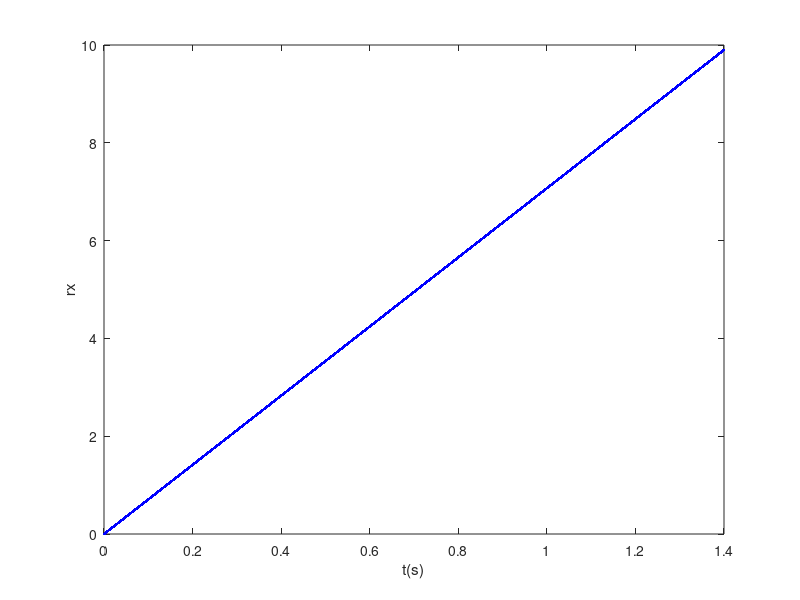
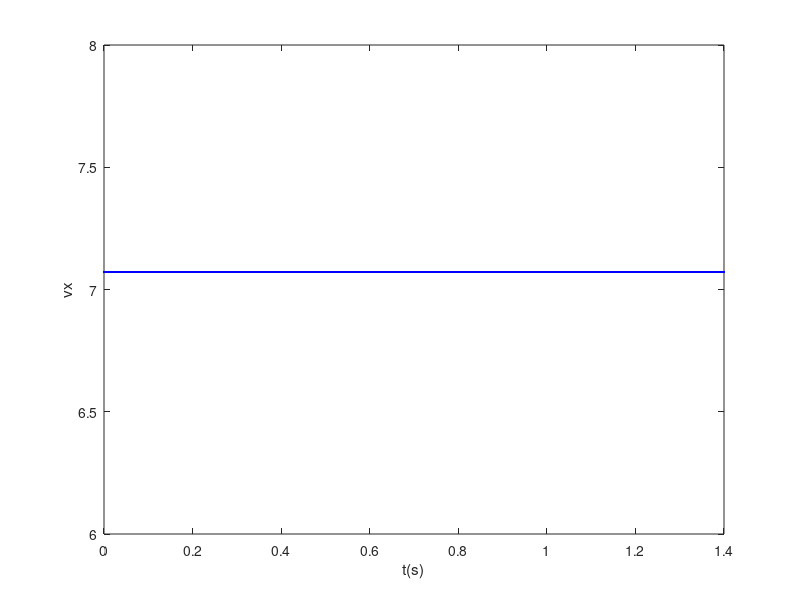
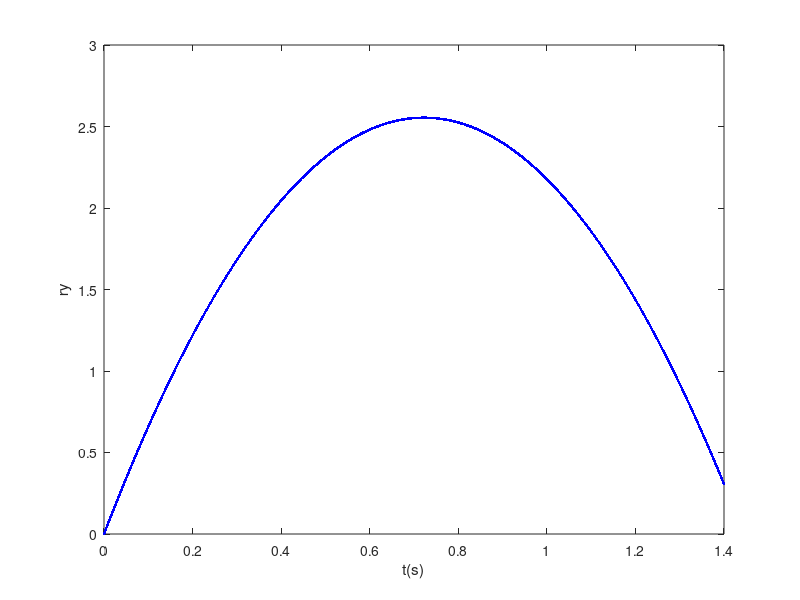
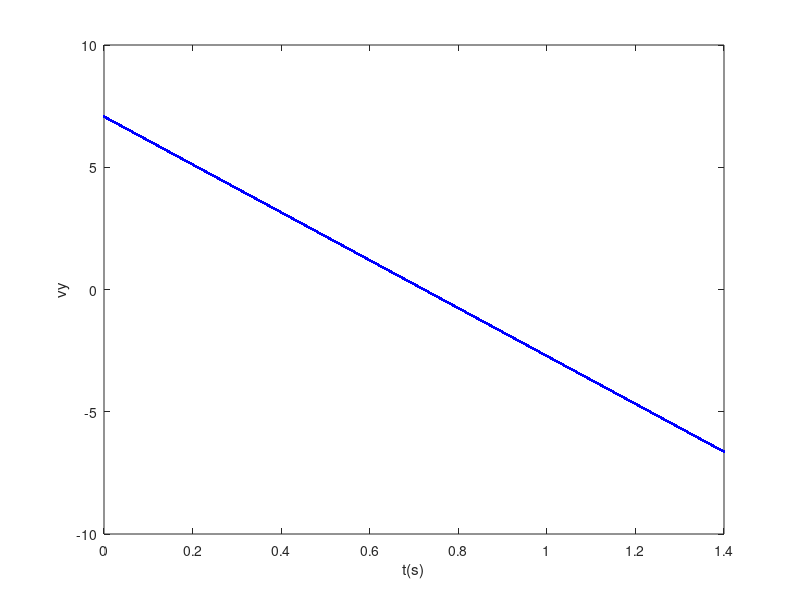

Write the MATLAB code that produced these figures, in order.
clearvars;
clc;

g = 9.79;

f = @() [0,-g];

ti = 0;
tf = 1.4;

r0 = [0,0];

vm = 10;

theta = pi/4;

v0 = vm*[cos(theta),sin(theta)];

N = 10000;

h = (tf-ti)/N;

t = zeros(N+1,1);
v = zeros(N+1,2);
r = zeros(N+1,2);

v(1,:) = v0;
r(1,:) = r0;

for i=1:N

    t(i+1) = ti + i*h;

    v(i+1,:) = v(i,:) + h*f();
    r(i+1,:) = r(i,:) + h*v(i,:);

end


figure(1);
plot(t,r(:,1),'.b');
xlabel('t(s)')
ylabel('rx')

figure(2);
plot(t,v(:,1),'.b');
xlabel('t(s)');
ylabel('vx')

figure(3);
plot(t,r(:,2),'.b');
xlabel('t(s)')
ylabel('ry')

figure(4);
plot(t,v(:,2),'.b');
xlabel('t(s)');
ylabel('vy')

figure(5);
plot(r(:,1),r(:,2),'.r');
xlabel('x');
ylabel('y')